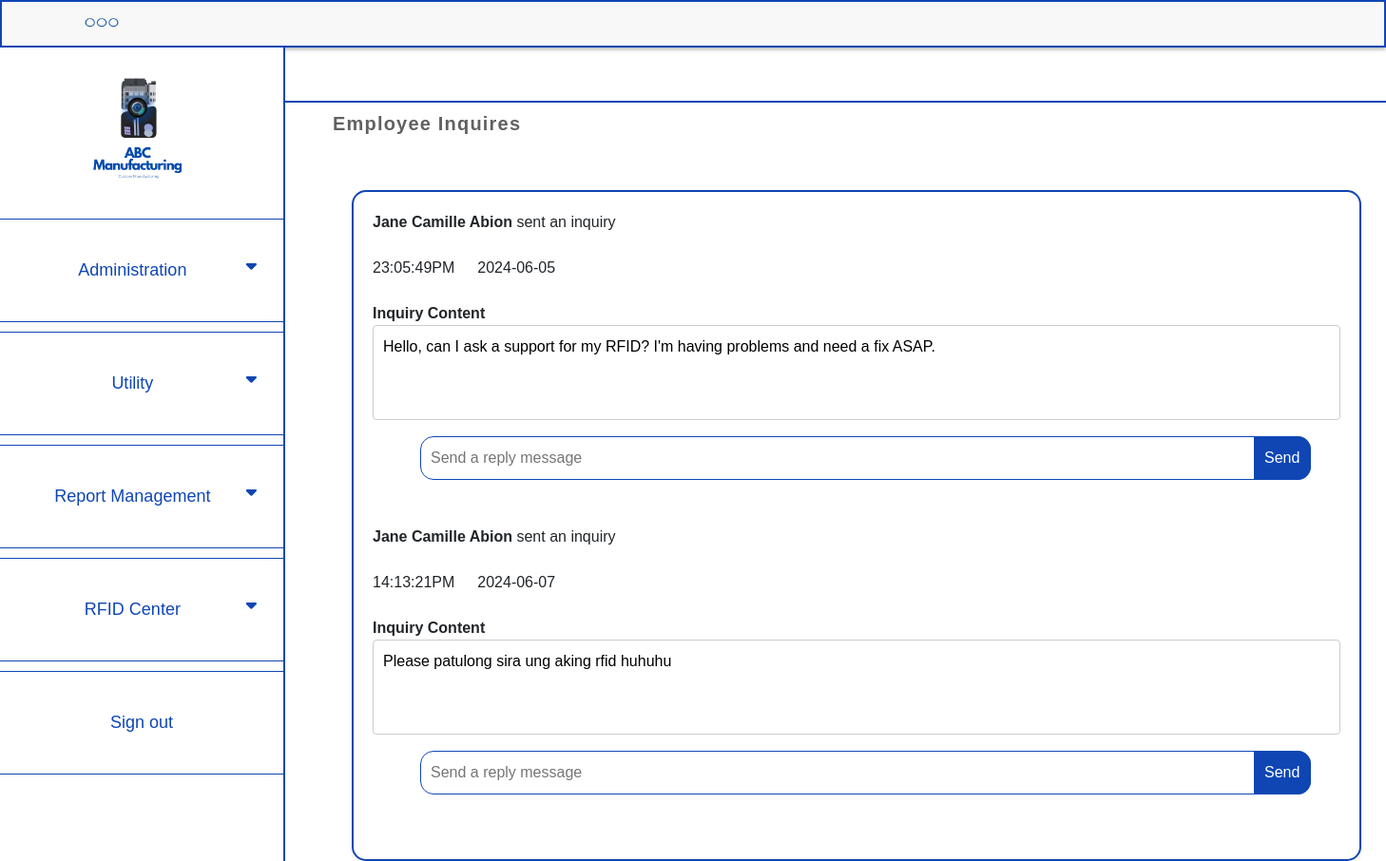
/support.php, run on the app's committed database.
### tables this page shows
CREATE TABLE `tbl_inquiries` (
  `inquiry_id` int(50) NOT NULL,
  `inquiry_content` varchar(200) NOT NULL,
  `inquiry_time` time(6) NOT NULL,
  `inquiry_date` date NOT NULL,
  `employee_id` int(30) NOT NULL
);

CREATE TABLE `tbl_employee_account` (
  `employee_id` int(20) NOT NULL,
  `employee_rfid` int(50) NOT NULL,
  `employee_email` varchar(125) NOT NULL,
  `employee_password` varchar(125) NOT NULL,
  `employee_username` varchar(125) NOT NULL,
  `employee_name` varchar(125) NOT NULL,
  `employee_position` varchar(12) NOT NULL,
  `employee_department` varchar(125) NOT NULL,
  `employee_date` datetime NOT NULL DEFAULT current_timestamp()
);

### support.php (the view, shortened to what this page needs)
<?php
include 'includes/dbh.php';
    $query = "SELECT tbl_employee_account.*, inquiry_content, inquiry_time, inquiry_date FROM tbl_employee_account JOIN tbl_inquiries ON tbl_employee_account.employee_id = tbl_inquiries.employee_id";
    $stmt = $pdo->prepare($query);
    $stmt->execute();
    $result = $stmt->fetchAll(PDO::FETCH_ASSOC);
?>
<!DOCTYPE html>
<html lang="en">
<head>
    <link rel="stylesheet" href="https://cdn.jsdelivr.net/npm/bootstrap@5.3.2/dist/css/bootstrap.min.css">
    <link rel="stylesheet" href="css/style7.css">
</head>
<body>
    <div class="container1">
            <img src="css/Images/icon1.png" alt="Icon" class="icon1">
    </div>
    <div class="side-nav">
        <img src="css/Images/logo2.png" alt="Logo" class="logo2">
        <button class="dropdown-btn">Administration
            <i class="fa-solid fa-caret-down"></i>
        </button>
        <button class="dropdown-btn">Utility
            <i class="fa-solid fa-caret-down"></i>
        </button>
        <button class="dropdown-btn">Report Management
            <i class="fa-solid fa-caret-down"></i>
        </button>
        <button class="dropdown-btn">RFID Center
            <i class="fa-solid fa-caret-down"></i>
        </button>
        <form action="includes/logout.php" method="POST">
            <button class="dropdown-btn">Sign out</button>
        </form>
    </div>
    <div class="title-container">
    </div>
    <h5>Employee Inquires</h5>
        <div class="S-container">
        <?php
        if (!empty($result)) {
            foreach ($result as $row) {
                if (isset($row['inquiry_content'])) {
                    echo '<div><b>' . $row['employee_name'] . '</b> sent an inquiry &emsp;&emsp;&emsp;&emsp;&emsp;&emsp;&emsp;&emsp;&emsp;&emsp;&emsp;&emsp;&emsp;&emsp;&emsp;&emsp;&emsp;&emsp;&emsp;&emsp;&emsp;&emsp;&emsp;&emsp;&emsp;&emsp;&emsp;&emsp;&emsp;&emsp;&emsp;&emsp;&emsp;&emsp;&emsp;&emsp;&emsp;&emsp;&emsp;&emsp;&emsp;&emsp;&emsp;&emsp;&emsp;&emsp;&emsp;&emsp;&emsp;&emsp;&emsp;&emsp;&emsp;&emsp;&emsp;&emsp;&emsp;&emsp;&emsp;&emsp;&emsp;&emsp;&emsp;&emsp;&emsp;&emsp;' .date("H:i:sA",strtotime($row['inquiry_time'])) . '&emsp;&ensp;' .$row['inquiry_date'] . '</div><br>';
                    echo '<b>Inquiry Content </b><br><textarea readonly>' . $row['inquiry_content'] .   '</textarea><br>' ;
                    echo '
                    <div class="inputs1">
                    <input type="text" id="inputField" placeholder="Send a reply message">
                    <button type="button" id="sendButton">Send
                    </button>
                    </div><br><br>';
                } else {
                echo 'No inquiries found<br>';
                }
            }
        } else {
            echo 'No inquiries found.';
        }
        ?>
        </div>
</body>
</html>

### css/style7.css (style rules this page uses)
body { margin: 0; font-family: Arial, sans-serif; display: flex; flex-direction: column; align-items: flex-start; }
.container1 { width: 100%; height: 50px; background-color: #f8f8f8; padding: 10px; box-shadow: 0 2px 4px rgba(0, 0, 0, 0.3); position: fixed; top: 0; left: 0; z-index: 1000; border: 2.4px solid #0F46B4; display: flex; align-items: center; }
.icon1 { width: 90px; height: 80px; margin-right: 20px; margin-left: 50px; }
.side-nav { text-decoration: none; font-size: 18px; color: #0F46B4; height: 100%; width: 300px; position: fixed; left: 0; top: 50px; background-color: white; padding-top: 20px; z-index: 1000; overflow-x: hidden; transition: 0.5s; border-right: 2.5px solid #0F46B4; }
.dropdown-btn { top: 20px; margin-top: 10px; }
.side-nav a, .dropdown-btn { background-color: white; padding: 40px 20px; text-decoration: none; font-size: 18px; color: #0F46B4; display: block; border-bottom: 1px solid #0F46B4; border-right: none; border-left: none; border-top: 1px solid #0F46B4; text-align: center; cursor: pointer; outline: none; width: 100%; transition: 0.6s ease; }
.fa-solid { float: right; padding-right: 8px; }
.logo2 { margin-left: 70px; width: 150px; height: auto; }
.title-container { margin-left: 300px; padding: 20px; margin-top: 50px; background: white; border-bottom: 2px solid #0F46B4; width: calc(100% - 250px); }
.S-container { margin-top: 50px; margin-left: 370px; padding: 20px; background-color: white; border: 2px solid #0F46B4; border-radius: 15px; box-shadow: 0 2px 4px rgba(0, 0, 0, 0.1); width: calc(90% - 250px); box-sizing: border-box; }
.S-container textarea { width: 100%; height: 100px; margin-bottom: 10px; padding: 10px; border: 1px solid #ccc; border-radius: 4px; resize: none; box-sizing: border-box; }
.inputs1 { margin-left: 50px; position: relative; width: 92%; }
.inputs1 #inputField { width: 100%; padding: 10px; padding-right: 50px; border: 1px solid #0F46B4; border-radius: 14px; box-sizing: border-box; }
.inputs1 button { position: absolute; right: 0; top: 0; bottom: 0; width: 60px; background-color: #0F46B4; color: white; border: none; border-radius: 0 14px 14px 0; cursor: pointer; transition: 0.7s ease; }
h5 { margin-top: 10px; margin-left: 350px; color: #616162; font-weight: bold; letter-spacing: 1.2px; }

### data on the page
tbl_inquiries: employee.employee_name "Jane Camille Abion", inquiry_time "23:05:49PM", inquiry_date "2024-06-05", inquiry_content "Hello, can I ask a support for my RFID? I'm having problems and need a fix ASAP."
tbl_inquiries: employee.employee_name "Jane Camille Abion", inquiry_time "14:13:21PM", inquiry_date "2024-06-07", inquiry_content "Please patulong sira ung aking rfid huhuhu"
